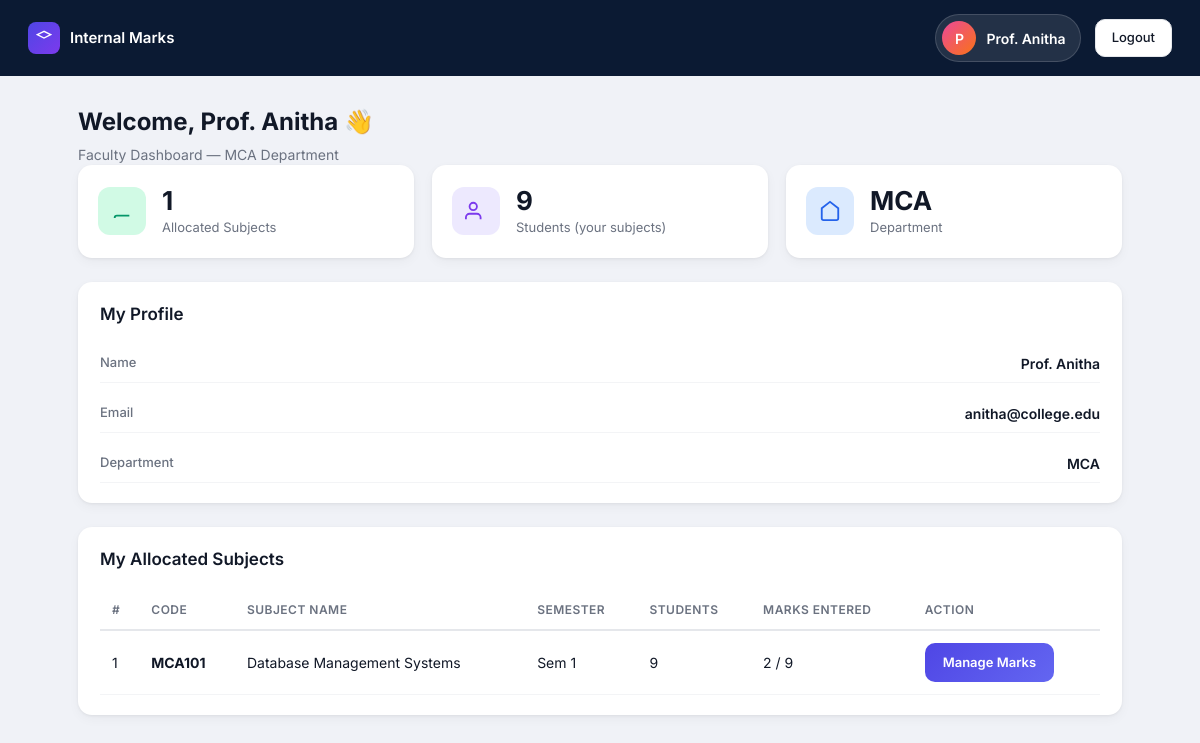
The app's page /faculty/dashboard (signed in), older data.
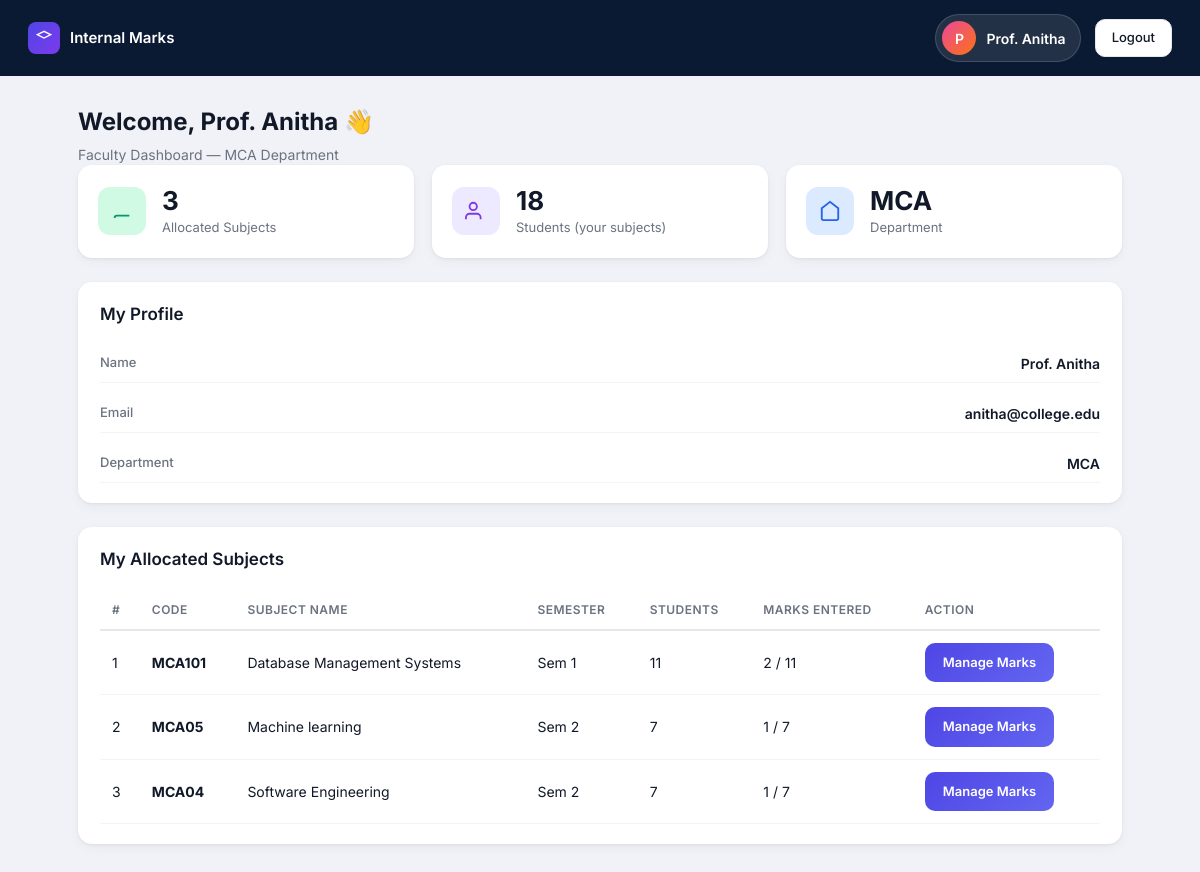
The same page, newer data.
### tables this page shows
CREATE TABLE allocations (
            id INTEGER PRIMARY KEY AUTOINCREMENT,
            faculty_id INTEGER NOT NULL,
            subject_id INTEGER NOT NULL,
            created_at TEXT NOT NULL,
            UNIQUE(subject_id),
            FOREIGN KEY (faculty_id) REFERENCES faculties(id) ON DELETE CASCADE,
            FOREIGN KEY (subject_id) REFERENCES subjects(id) ON DELETE CASCADE
        );

CREATE TABLE subjects (
            id INTEGER PRIMARY KEY AUTOINCREMENT,
            code TEXT UNIQUE NOT NULL,
            name TEXT NOT NULL,
            semester INTEGER NOT NULL DEFAULT 1,
            department TEXT NOT NULL DEFAULT 'MCA',
            created_at TEXT NOT NULL
        );

### app.py (the view)
@app.route("/faculty/dashboard")
@faculty_required
def faculty_dashboard():
    faculty = db.get_faculty_by_id(session["user_id"])
    subjects = db.get_faculty_subjects(session["user_id"])
    subject_details = []
    student_ids = set()
    for sub in subjects:
        students = db.get_students_for_subject(sub["id"])
        for s in students:
            student_ids.add(s["id"])
        subject_details.append({
            **sub,
            "student_count": len(students),
            "marks_entered": sum(
                1 for s in students
                if s.get("marks") is not None
                or s.get("assignment_marks") is not None
                or s.get("lab_marks") is not None
            ),
        })
    return render_template(
        "faculty_dashboard.html",
        faculty=faculty,
        subjects=subject_details,
        subject_count=len(subject_details),
        total_students=len(student_ids),
    )

### app.py (called while the page is built)
def faculty_required(f):
    @wraps(f)
    def decorated(*args, **kwargs):
        if not session.get("logged_in") or session.get("role") != "faculty":
            return redirect(url_for("faculty_login"))
        return f(*args, **kwargs)
    return decorated

### database.py (called while the page is built)
def get_faculty_by_id(faculty_id):
    stmt = select(faculties).where(faculties.c.id == faculty_id)
    with engine.connect() as conn:
        row = conn.execute(stmt).mappings().first()
    return dict(row) if row else None

def get_faculty_subjects(faculty_id):
    stmt = select(subjects, allocations.c.id.label("allocation_id")).join(allocations, allocations.c.subject_id == subjects.c.id).where(allocations.c.faculty_id == faculty_id).order_by(subjects.c.semester, subjects.c.name)
    with engine.connect() as conn:
        rows = conn.execute(stmt).mappings().all()
    return [dict(r) for r in rows]

def get_subject_by_id(subject_id):
    stmt = select(subjects).where(subjects.c.id == subject_id)
    with engine.connect() as conn:
        row = conn.execute(stmt).mappings().first()
    return dict(row) if row else None

### templates/faculty_dashboard.html (shortened to what the changed rows need)
{% extends "base.html" %}
{% from "partials/flash.html" import flash_messages %}
{% block body %}
<div class="user-layout">
    <main class="user-main">
        <h1>Welcome, {{ faculty.name }} 👋</h1>
        <section class="stats-row three-col">
            <div class="stat-card">
                <div class="stat-info">
                    <span class="stat-value">{{ subject_count }}</span>
                    <span class="stat-label">Allocated Subjects</span>
                </div>
            </div>
            <div class="stat-card">
                <div class="stat-info">
                    <span class="stat-value">{{ total_students }}</span>
                    <span class="stat-label">Students (your subjects)</span>
                </div>
            </div>
        </section>
        <section class="panel">
            <div class="panel-header"><h2>My Profile</h2></div>
        </section>
        <section class="panel">
            <div class="panel-header"><h2>My Allocated Subjects</h2></div>
            {% if subjects %}
            <div class="table-wrap">
                <table class="data-table">
                    <thead>
                        <tr>
                            <th>#</th>
                            <th>Code</th>
                            <th>Subject Name</th>
                            <th>Semester</th>
                            <th>Students</th>
                            <th>Marks Entered</th>
                            <th>Action</th>
                        </tr>
                    </thead>
                    <tbody>
                        {% for sub in subjects %}
                        <tr>
                            <td>{{ loop.index }}</td>
                            <td><strong>{{ sub.code }}</strong></td>
                            <td>{{ sub.name }}</td>
                            <td>Sem {{ sub.semester }}</td>
                            <td>{{ sub.student_count }}</td>
                            <td>{{ sub.marks_entered }} / {{ sub.student_count }}</td>
                            <td>
                                <a href="{{ url_for('faculty_subject_marks', subject_id=sub.id) }}" class="btn-primary-sm link-btn">Manage Marks</a>
                            </td>
                        </tr>
                        {% endfor %}
                    </tbody>
                </table>
            </div>
            {% else %}
            <p class="empty-text">No subjects allocated to you yet. Contact admin to assign subjects.</p>
            {% endif %}
        </section>
    </main>
</div>
{% endblock %}

Row changes from the older to the newer data that the page shows:
computed for allocations "MCA101": student_count "9" → "11"
added allocations: code "MCA05", name "Machine learning", semester "2", student_count "7", marks_entered "1"
added allocations: code "MCA04", name "Software Engineering", semester "2", student_count "7", marks_entered "1"
Text that changed along with them:
{{ subject_count }}: "1" → "3"
{{ total_students }}: "9" → "18"
